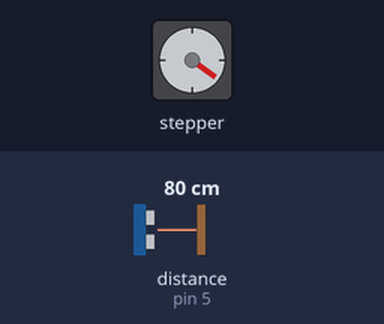
The sketch below on a simulated Arduino Uno, built with avr-gcc and run on an emulated ATmega328P. On the bench: stepper motor. Wiring (inferred from the names in the program): ultrasonic range finder: trigger pin 3; echo pin 5. Inputs (shaded band) come from the test bench; at power-on: distance to the obstacle (sensor on pin 5) 80 cm. The echo pulse lasts 58.3 µs per cm; stepper angles assume 2048 steps per turn; what the sketch prints to the serial monitor is not drawn.

Above: at 3.3 s.
3.4 s: distance to the obstacle (sensor on pin 5) set to 2 cm
At 4.8 s:
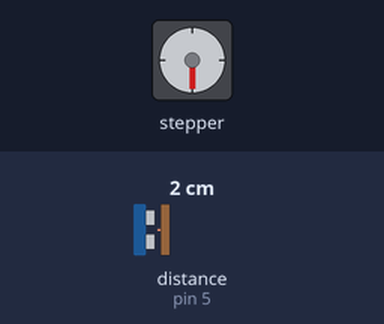
6.9 s: distance to the obstacle (sensor on pin 5) set to 35 cm
At 8.9 s:
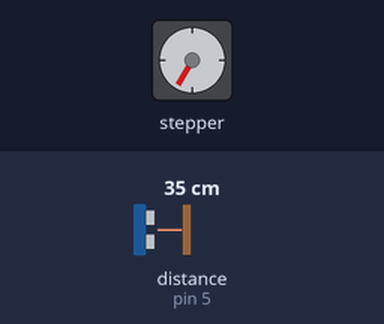
Timing chart, 0 to 21.2 s (numbered marks = the images above; inputs shaded):
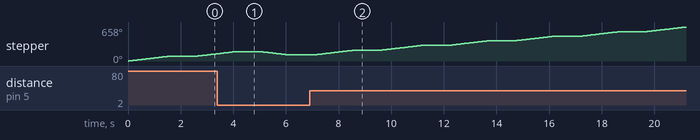

The sketch:

buoc-sieu-am.ino
```cpp
#define TRIG 3
#define ECHO 5

#include <Stepper.h>

#define BUOC 2048

Stepper stepper(BUOC, 8, 10, 9, 11);

long duration;
long distance;

void setup() {
  Serial.begin(9600);
  stepper.setSpeed(10);
  pinMode(TRIG, OUTPUT);
  pinMode(ECHO, INPUT);
}

void loop() {
  digitalWrite(TRIG, LOW);
  delayMicroseconds(2);
  digitalWrite(TRIG, HIGH);
  delayMicroseconds(10);
  digitalWrite(TRIG, LOW);

  duration = pulseIn(ECHO, HIGH);
  distance = duration * 0.034 / 2; // cm

  Serial.print("Khoảng cách siêu âm: ");
  Serial.print(distance);
  Serial.println(" cm");

  if (distance < 20) {
    Serial.println("Vật cản gần → Quay ngược 60 độ");
    stepper.step((-60.0 / 360.0) * BUOC);

  } else {
    Serial.println("Vật cản xa → Quay thuận 90 độ");
    stepper.step((90.0 / 360.0) * BUOC);
  }

  delay(1000);
}

/*
Cách lắp:
- Cảm biến siêu âm HC-SR04:
    + TRIG -> chân D3
    + ECHO -> chân D5
    + VCC -> 5V
    + GND -> GND
- Động cơ bước ULN2003:
    + IN1 -> D8
    + IN2 -> D9
    + IN3 -> D10
    + IN4 -> D11
*/
```
